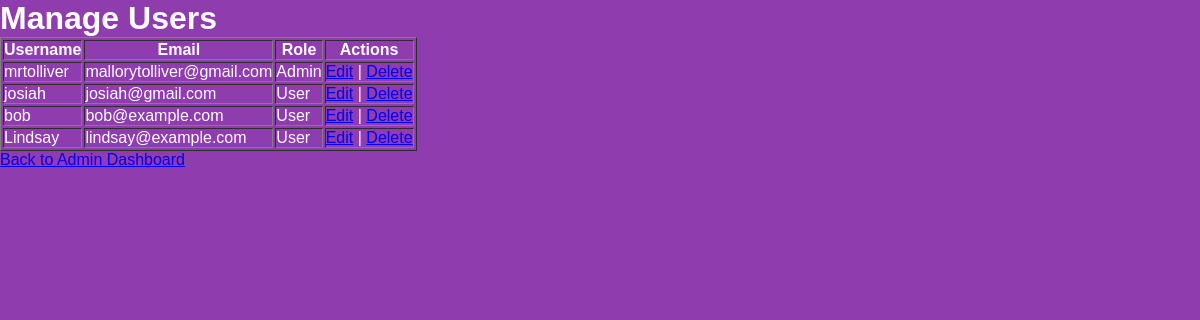
The app's page /Portfolio/admin_users.php (signed in) with its own data.
### tables this page shows
CREATE TABLE `users` (
  `user_id` int NOT NULL,
  `email` varchar(100) NOT NULL,
  `username` varchar(100) NOT NULL,
  `password` text NOT NULL,
  `created` timestamp NOT NULL DEFAULT CURRENT_TIMESTAMP,
  `userlevel` int DEFAULT NULL
);

### Portfolio/admin_users.php (the view, shortened to what this page needs)
<?php
$conn = new mysqli("localhost", "root", "root", "contact");
$result = $conn->query("SELECT user_id, username, email, userlevel FROM users");
?>
<!DOCTYPE html>
<html>
<head>
    <link rel="stylesheet" href="style.css">
</head>
<body>
    <h1>Manage Users</h1>
    <table border="1">
        <tr>
            <th>Username</th><th>Email</th><th>Role</th><th>Actions</th>
        </tr>
        <?php while ($row = $result->fetch_assoc()): ?>
        <tr>
            <td><?= htmlspecialchars($row['username']) ?></td>
            <td><?= htmlspecialchars($row['email']) ?></td>
            <td><?= $row['userlevel'] == 1 ? 'Admin' : 'User' ?></td>
            <td>
                <a href="edit_users.php?id=<?= $row['user_id'] ?>">Edit</a> |
                <a href="delete_users.php?id=<?= $row['user_id'] ?>" onclick="return confirm('Are you sure?');">Delete</a>
            </td>
        </tr>
        <?php endwhile; ?>
    </table>
    <p><a href="admin.php">Back to Admin Dashboard</a></p>
</body>
</html>

### Portfolio/style.css (style rules this page uses)
* { margin: 0; padding: 0; font-family: 'Poppins', sans-serif; box-sizing: border-box; }
html { scroll-behavior: smooth; }
body { background:rgba(111, 6, 152, 0.78); color: white; }

### records on screen
users: username "mrtolliver", email "mallorytolliver@gmail.com", userlevel "Admin"
users: username "josiah", email "josiah@gmail.com", userlevel "User"
users: username "bob", email "bob@example.com", userlevel "User"
users: username "Lindsay", email "lindsay@example.com", userlevel "User"
